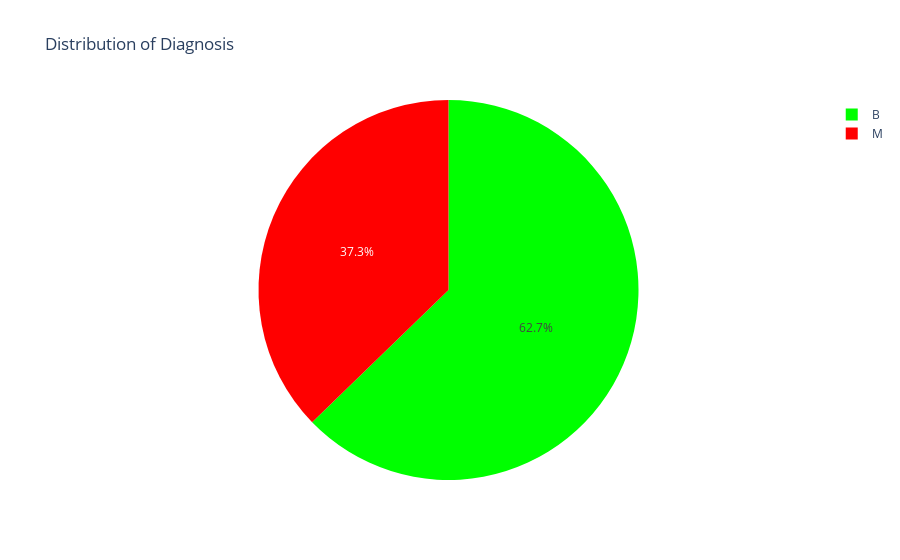

Source (notebook cell):
### Code cell
# Step 1 :
'''
Output label / Target variable / Y- label : Check the data distribution
    look whether the data is balanced or imbalanced
'''
# pie plot : proportion of M v/s B

px.pie(df,
       names='diagnosis',
       color='diagnosis',
       color_discrete_sequence=['#FF0000', '#00FF00'],
       title='Distribution of Diagnosis')

# Inferences :

# The dataset is imbalanced. (M : B = 63 : 37 )
# There are more cases of benign trmors (B) than malignant tumors (M).
# For imbalanced datasets, accuracy can be a misleading metric.
# For example, if 90% of the data is benign (B) and 10% is malignant (M),
# a model that predicts all cases as benign would achieve 90% accuracy, but it would fail to identify any malignant cases.

### Figure 1 — Plotly figure (JSON) as saved in the notebook; plotly's stock layout.template omitted (floating-point values rounded to 4 significant figures; data arrays with more than 128 entries replaced by an {"elided": "..."} marker saying what was removed)
{"data": [{"customdata": {"elided": "569x1 str values"}, "domain": {"x": [0, 1], "y": [0, 1]}, "hovertemplate": "diagnosis=%{customdata[0]}<extra></extra>", "labels": {"elided": "569 str values"}, "legendgroup": "", "marker": {"colors": {"elided": "569 str values"}}, "name": "", "showlegend": true, "type": "pie"}], "layout": {"legend": {"tracegroupgap": 0}, "piecolorway": ["#FF0000", "#00FF00"], "title": {"text": "Distribution of Diagnosis"}}}
